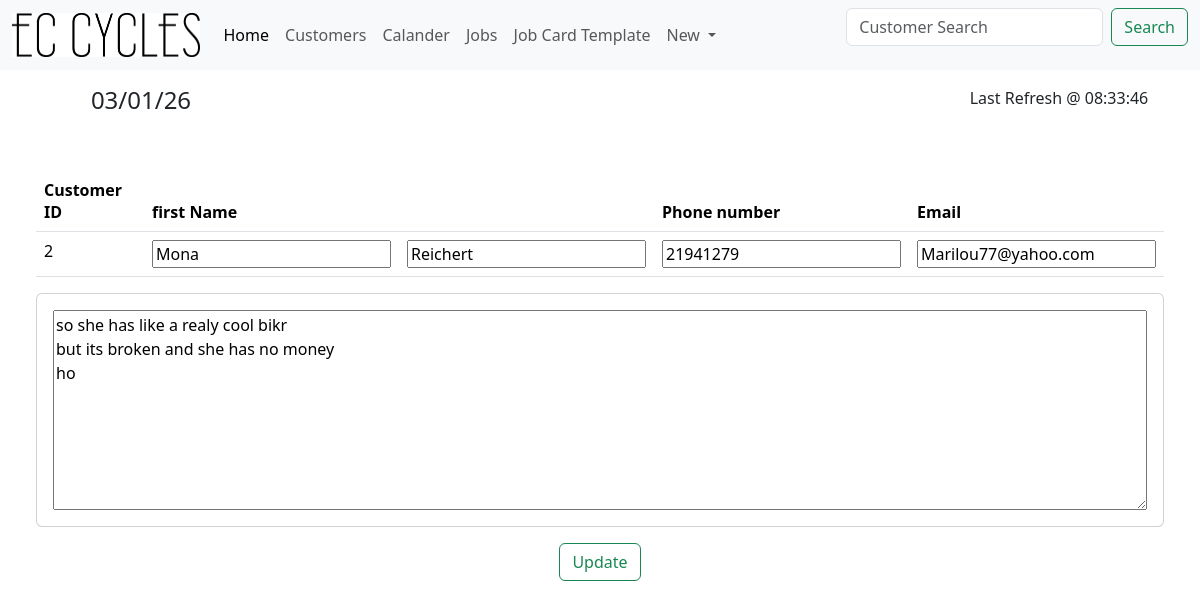
The app's page /Cust/2 with its own data.
### tables this page shows
CREATE TABLE "Customers" (
	"Cust_ID"	INTEGER NOT NULL UNIQUE,
	"CustFName"	TEXT NOT NULL,
	"CustLName"	TEXT,
	"CustAddress"	TEXT,
	"CustPNumber"	INTEGER,
	"CustEmail"	INTEGER,
	"CustDetails"	TEXT,
	PRIMARY KEY("Cust_ID" AUTOINCREMENT)
);

### app.py (the view, shortened to what this page needs)
@app.route('/Cust/<int:id>', methods=['GET', 'POST'])
def CustInfo(id):
    time = time_gen()
    conn = get_db_conn()
    CustInfo = conn.execute('SELECT * FROM Customers WHERE Cust_ID = (?)',(id,)).fetchall()
    conn.close()
    return render_template('CustInfo.html', CustInfo=CustInfo, time = time)

### app.py (called while the page is built)
def time_gen():
    time_dict = {"":""}
    day_info = datetime.datetime.now()
    date = day_info.strftime("%x")
    time = day_info.strftime("%X")
    time_dict["Date"] = date
    time_dict["Time"] = time
    return time_dict

def get_db_conn():
    conn = sqlite3.connect('JobCards.db')
    conn.row_factory = sqlite3.Row
    return conn

### Templates/CustInfo.html (shortened to what this page needs)
{% extends 'base.html' %}
{% block head %}
<form class="d-flex" role="search" action="{{ url_for('CustSearch')}}" method="get">
    <input class="form-control me-2" type="search" placeholder="Customer Search" name="search" aria-label="Search"/>
    <button class="btn btn-outline-success" type="submit">Search</button>
  </form>
{% endblock %}
{% block content %}
<div class="p-5">
    <table class="table">
        <thead>
        <tr>
            <th scope="col">Customer ID</th>
            <th scope="col">first Name</th>
            <th scope="col"></th>
            <th scope="col">Phone number</th>
            <th scope="col">Email</th>
        </tr>
        </thead>
        <form method="post">
            <tbody>
                {% for CustInfo in CustInfo %}
                <tr>
                    <td>{{ CustInfo.Cust_ID }}</td>
                        <td><input type="text" name="CustFName" value="{{ CustInfo.CustFName }}"></td>
                        <td><input type="text" name="CustLName" value="{{ CustInfo.CustLName }}"></td>
                        <td><input type="text" name="CustPNumber" value="{{ CustInfo.CustPNumber }}"></td>
                        <td><input type="text" name="CustEmail" value="{{ CustInfo.CustEmail }}"></td>
                </tr>
                {% endfor %}
            </tbody>
    </table>
        <div class="card ">
            {% for Customer in CustInfo %}
            <div class="card-body">
              <textarea name="CustDetails" style="height: 200px;"class="col-12 col-md-12 col-lg-12">{{Customer.CustDetails}}</textarea>
            </div>
            {% endfor %}
        </div>
        <div class="text-center">
            <button class="btn btn-outline-success m-3" type="submit">Update</button>
        </div>
</div>
{% endblock %}

### records on screen
Customers: Cust_ID "2", CustFName "Mona", CustLName "Reichert", CustPNumber "21941279", CustEmail "Marilou77@yahoo.com", CustDetails "so she has like a realy cool bikr but its broken and she has no money ho"

### other values on screen
{{ time["Date"] }} "03/01/26"
{{ time["Time"] }} "08:33:46"
